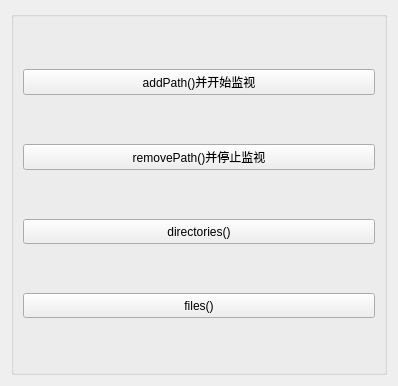
      <widget class="QWidget" name="pageWatcher">
       <property name="geometry">
        <rect>
         <x>0</x>
         <y>0</y>
         <width>398</width>
         <height>386</height>
        </rect>
       </property>
       <attribute name="icon">
        <iconset resource="res.qrc">
         <normaloff>:/images/images/714.bmp</normaloff>:/images/images/714.bmp</iconset>
       </attribute>
       <attribute name="label">
        <string>QFileSystemWatcher类</string>
       </attribute>
       <layout class="QVBoxLayout" name="verticalLayout_9">
        <item>
         <widget class="QGroupBox" name="groupBox_11">
          <property name="title">
           <string/>
          </property>
          <layout class="QVBoxLayout" name="verticalLayout_6">
           <item>
            <widget class="QPushButton" name="pushButton_46">
             <property name="minimumSize">
              <size>
               <width>0</width>
               <height>25</height>
              </size>
             </property>
             <property name="toolTip">
              <string>Adds path to the file system watcher if path exists.</string>
             </property>
             <property name="text">
              <string>addPath()并开始监视</string>
             </property>
            </widget>
           </item>
           <item>
            <widget class="QPushButton" name="pushButton_47">
             <property name="minimumSize">
              <size>
               <width>0</width>
               <height>25</height>
              </size>
             </property>
             <property name="toolTip">
              <string>Removes the specified path from the file system watcher.</string>
             </property>
             <property name="text">
              <string>removePath()并停止监视</string>
             </property>
            </widget>
           </item>
           <item>
            <widget class="QPushButton" name="pushButton_52">
             <property name="minimumSize">
              <size>
               <width>0</width>
               <height>25</height>
              </size>
             </property>
             <property name="toolTip">
              <string>Returns a list of paths to directories that are being watched.</string>
             </property>
             <property name="text">
              <string>directories()</string>
             </property>
            </widget>
           </item>
           <item>
            <widget class="QPushButton" name="pushButton_57">
             <property name="minimumSize">
              <size>
               <width>0</width>
               <height>25</height>
              </size>
             </property>
             <property name="toolTip">
              <string>Returns a list of paths to files that are being watched.</string>
             </property>
             <property name="text">
              <string>files()</string>
             </property>
            </widget>
           </item>
          </layout>
         </widget>
        </item>
       </layout>
      </widget>
